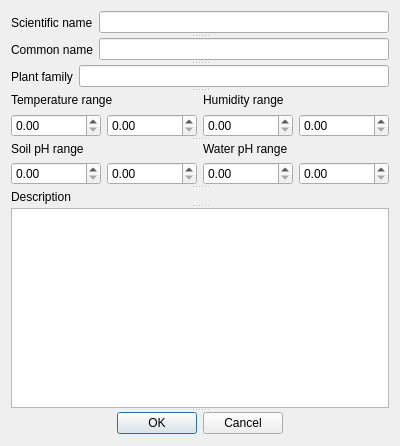
<?xml version="1.0" encoding="UTF-8"?>
<ui version="4.0">
 <class>AddSpecieDialog</class>
 <widget class="QDialog" name="AddSpecieDialog">
  <property name="geometry">
   <rect>
    <x>0</x>
    <y>0</y>
    <width>400</width>
    <height>446</height>
   </rect>
  </property>
  <property name="windowTitle">
   <string>Add new plant specie</string>
  </property>
  <layout class="QVBoxLayout" name="verticalLayout_5">
   <item>
    <widget class="QSplitter" name="splitter">
     <property name="orientation">
      <enum>Qt::Orientation::Vertical</enum>
     </property>
     <widget class="QWidget" name="layoutWidget">
      <layout class="QHBoxLayout" name="horizontalLayout">
       <item>
        <widget class="QLabel" name="lblScientificName">
         <property name="text">
          <string>Scientific name</string>
         </property>
        </widget>
       </item>
       <item>
        <widget class="QLineEdit" name="txtScientificName"/>
       </item>
      </layout>
     </widget>
     <widget class="QWidget" name="layoutWidget">
      <layout class="QHBoxLayout" name="horizontalLayout_2">
       <item>
        <widget class="QLabel" name="lblCommonName">
         <property name="text">
          <string>Common name</string>
         </property>
        </widget>
       </item>
       <item>
        <widget class="QLineEdit" name="txtCommonName"/>
       </item>
      </layout>
     </widget>
     <widget class="QWidget" name="layoutWidget">
      <layout class="QHBoxLayout" name="horizontalLayout_3">
       <item>
        <widget class="QLabel" name="lblFamily">
         <property name="text">
          <string>Plant family</string>
         </property>
        </widget>
       </item>
       <item>
        <widget class="QLineEdit" name="txtFamily"/>
       </item>
      </layout>
     </widget>
     <widget class="QWidget" name="layoutWidget">
      <layout class="QHBoxLayout" name="horizontalLayout_8">
       <item>
        <layout class="QVBoxLayout" name="verticalLayout_2">
         <item>
          <widget class="QLabel" name="lblTemp">
           <property name="text">
            <string>Temperature range</string>
           </property>
          </widget>
         </item>
         <item>
          <layout class="QHBoxLayout" name="horizontalLayout_4">
           <item>
            <widget class="QDoubleSpinBox" name="spinTempMin"/>
           </item>
           <item>
            <widget class="QDoubleSpinBox" name="spinTempMax"/>
           </item>
          </layout>
         </item>
        </layout>
       </item>
       <item>
        <layout class="QVBoxLayout" name="verticalLayout">
         <item>
          <widget class="QLabel" name="lblHumidity">
           <property name="text">
            <string>Humidity range</string>
           </property>
          </widget>
         </item>
         <item>
          <layout class="QHBoxLayout" name="horizontalLayout_5">
           <item>
            <widget class="QDoubleSpinBox" name="spinRhMin"/>
           </item>
           <item>
            <widget class="QDoubleSpinBox" name="spinRhMax"/>
           </item>
          </layout>
         </item>
        </layout>
       </item>
      </layout>
     </widget>
     <widget class="QWidget" name="layoutWidget">
      <layout class="QHBoxLayout" name="horizontalLayout_9">
       <item>
        <layout class="QVBoxLayout" name="verticalLayout_4">
         <item>
          <widget class="QLabel" name="lblPhSoil">
           <property name="text">
            <string>Soil pH range</string>
           </property>
          </widget>
         </item>
         <item>
          <layout class="QHBoxLayout" name="horizontalLayout_6">
           <item>
            <widget class="QDoubleSpinBox" name="spinSoilPhMin"/>
           </item>
           <item>
            <widget class="QDoubleSpinBox" name="spinSoilPhMax"/>
           </item>
          </layout>
         </item>
        </layout>
       </item>
       <item>
        <layout class="QVBoxLayout" name="verticalLayout_3">
         <item>
          <widget class="QLabel" name="lblWaterPh">
           <property name="text">
            <string>Water pH range</string>
           </property>
          </widget>
         </item>
         <item>
          <layout class="QHBoxLayout" name="horizontalLayout_7">
           <item>
            <widget class="QDoubleSpinBox" name="spinWaterPhMin"/>
           </item>
           <item>
            <widget class="QDoubleSpinBox" name="spinWaterPhMax"/>
           </item>
          </layout>
         </item>
        </layout>
       </item>
      </layout>
     </widget>
     <widget class="QLabel" name="lblDescription">
      <property name="text">
       <string>Description</string>
      </property>
     </widget>
     <widget class="QTextEdit" name="txtEditDescription"/>
     <widget class="QDialogButtonBox" name="buttonBox">
      <property name="orientation">
       <enum>Qt::Orientation::Horizontal</enum>
      </property>
      <property name="standardButtons">
       <set>QDialogButtonBox::StandardButton::Cancel|QDialogButtonBox::StandardButton::Ok</set>
      </property>
      <property name="centerButtons">
       <bool>true</bool>
      </property>
     </widget>
    </widget>
   </item>
  </layout>
 </widget>
 <resources/>
 <connections>
  <connection>
   <sender>buttonBox</sender>
   <signal>accepted()</signal>
   <receiver>AddSpecieDialog</receiver>
   <slot>accept()</slot>
   <hints>
    <hint type="sourcelabel">
     <x>248</x>
     <y>254</y>
    </hint>
    <hint type="destinationlabel">
     <x>157</x>
     <y>274</y>
    </hint>
   </hints>
  </connection>
  <connection>
   <sender>buttonBox</sender>
   <signal>rejected()</signal>
   <receiver>AddSpecieDialog</receiver>
   <slot>reject()</slot>
   <hints>
    <hint type="sourcelabel">
     <x>316</x>
     <y>260</y>
    </hint>
    <hint type="destinationlabel">
     <x>286</x>
     <y>274</y>
    </hint>
   </hints>
  </connection>
 </connections>
</ui>
